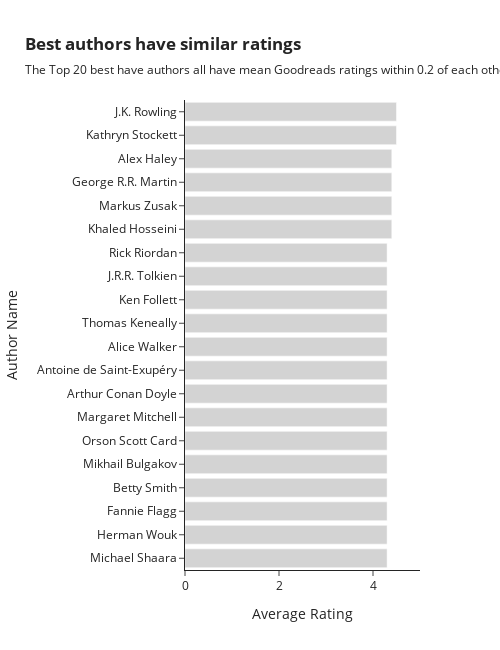

Source (notebook cell):
### Markdown cell above
# Example 4

Horizontal Bar Plot -----> Bars are horizontal

### Code cell
px.bar(
    df_average_author_ratings.sort_values(by = 'Average Rating', ascending=True), # resort for horizontal bar plot
    x = 'Average Rating',
    y = 'Author Name',
    title = '<b>Best authors have similar ratings</b>',
    subtitle = 'The Top 20 best have authors all have mean Goodreads ratings within 0.2 of each other across their entire corpuses.',
    # We want each author name i.e. each bar label to be visible
    height = 650,
    # We don't need all of that horizontal space
    width = 500,
    color_discrete_sequence=['lightgray'],
    template='simple_white',
    # Range
    range_x = [0, 5]
)

### Figure 1 — Plotly figure (JSON) as saved in the notebook; plotly's stock layout.template omitted (floating-point values rounded to 4 significant figures)
{"data": [{"hovertemplate": "Average Rating=%{x}<br>Author Name=%{y}<extra></extra>", "legendgroup": "", "marker": {"color": "lightgray", "pattern": {"shape": ""}}, "name": "", "orientation": "h", "showlegend": false, "textposition": "auto", "type": "bar", "x": [4.3, 4.3, 4.3, 4.3, 4.3, 4.3, 4.3, 4.3, 4.3, 4.3, 4.3, 4.3, 4.3, 4.3, 4.4, 4.4, 4.4, 4.4, 4.5, 4.5], "xaxis": "x", "y": ["Michael Shaara", "Herman Wouk", "Fannie Flagg", "Betty Smith", "Mikhail Bulgakov", "Orson Scott Card", "Margaret Mitchell", "Arthur Conan Doyle", "Antoine de Saint-Exupéry", "Alice Walker", "Thomas Keneally", "Ken Follett", "J.R.R. Tolkien", "Rick Riordan", "Khaled Hosseini", "Markus Zusak", "George R.R. Martin", "Alex Haley", "Kathryn Stockett", "J.K. Rowling"], "yaxis": "y"}], "layout": {"barmode": "relative", "height": 650, "legend": {"tracegroupgap": 0}, "title": {"subtitle": {"text": "The Top 20 best have authors all have mean Goodreads ratings within 0.2 of each other across their entire corpuses."}, "text": "<b>Best authors have similar ratings</b>"}, "width": 500, "xaxis": {"anchor": "y", "domain": [0, 1], "range": [0, 5], "title": {"text": "Average Rating"}}, "yaxis": {"anchor": "x", "domain": [0, 1], "title": {"text": "Author Name"}}}}
